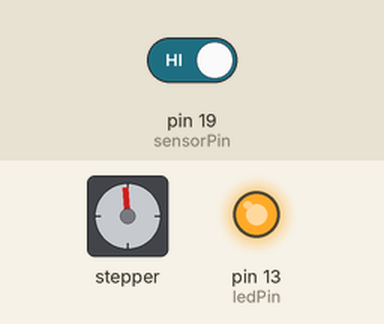
Recording of a sketch running on a simulated Arduino Uno, built with avr-gcc and run on an emulated ATmega328P. On the bench: stepper motor, output pins drawn as LEDs (lit = HIGH). Wiring (inferred from the names in the program): stepper motor (2048 steps per turn assumed): coils pin 2, pin 4, pin 5, pin 18. The test bench sets the inputs (shaded band); at power-on: pin 19 (sensorPin) HIGH. Pins used as bus, display or sensor lines are not drawn.

Above: at 10.0 s.
At 18.0 s:
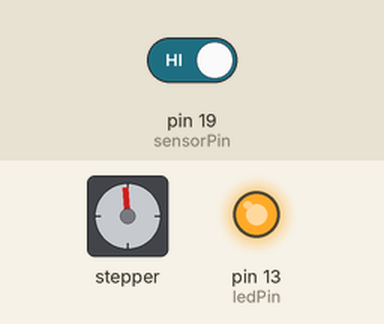
18.1 s: pin 19 (sensorPin) driven LOW
32.1 s: pin 19 (sensorPin) driven HIGH
At 40.7 s:
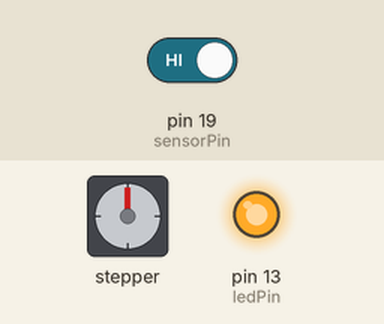
60.1 s: pin 19 (sensorPin) driven LOW
74.1 s: pin 19 (sensorPin) driven HIGH
Timing chart, 0 to 111.8 s (numbered marks = the images above; inputs shaded):
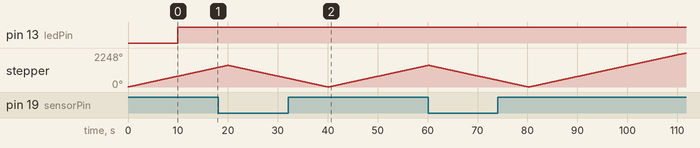

The sketch:

Step_Motor.ino
```cpp
//definicion de pins
const int motorPin1 = 2;   // 28BYJ48 In1
const int motorPin2 = 4;   // 28BYJ48 In2
const int motorPin3 = 5;   // 28BYJ48 In3
const int motorPin4 = 18;  // 28BYJ48 In4

const int sensorPin = 19;
const int ledPin = 13;

int bright = 255;

//definicion variables
int motorSpeed = 1200;   //variable para fijar la velocidad
int stepCounter = 0;     // contador para los pasos
int stepsPerRev = 4076;  // pasos para una vuelta completa

//secuencia media fase
const int numSteps = 8;
const int stepsLookup[8] = { B1000, B1100, B0100, B0110, B0010, B0011, B0001, B1001 };

void setup() {
  pinMode(sensorPin, INPUT);
  pinMode(ledPin, OUTPUT);
  pinMode(motorPin1, OUTPUT);
  pinMode(motorPin2, OUTPUT);
  pinMode(motorPin3, OUTPUT);
  pinMode(motorPin4, OUTPUT);
}

void loop() {
  if (digitalRead(sensorPin) != 1) {
    if(bright < 255) bright++;
    for (int i = 0; i < stepsPerRev * 2; i++) {
      clockwise();
      delayMicroseconds(motorSpeed);
    }
    digitalWrite(ledPin, bright);
  } else {
    if(bright > 0) bright--;
    for (int i = 0; i < stepsPerRev * 2; i++) {
      anticlockwise();
      delayMicroseconds(motorSpeed);
    }
    digitalWrite(ledPin, bright);
  }

  delay(100);
}

void clockwise() {
  stepCounter++;
  if (stepCounter >= numSteps) stepCounter = 0;
  setOutput(stepCounter);
}

void anticlockwise() {
  stepCounter--;
  if (stepCounter < 0) stepCounter = numSteps - 1;
  setOutput(stepCounter);
}

void setOutput(int step) {
  digitalWrite(motorPin1, bitRead(stepsLookup[step], 0));
  digitalWrite(motorPin2, bitRead(stepsLookup[step], 1));
  digitalWrite(motorPin3, bitRead(stepsLookup[step], 2));
  digitalWrite(motorPin4, bitRead(stepsLookup[step], 3));
}
```
